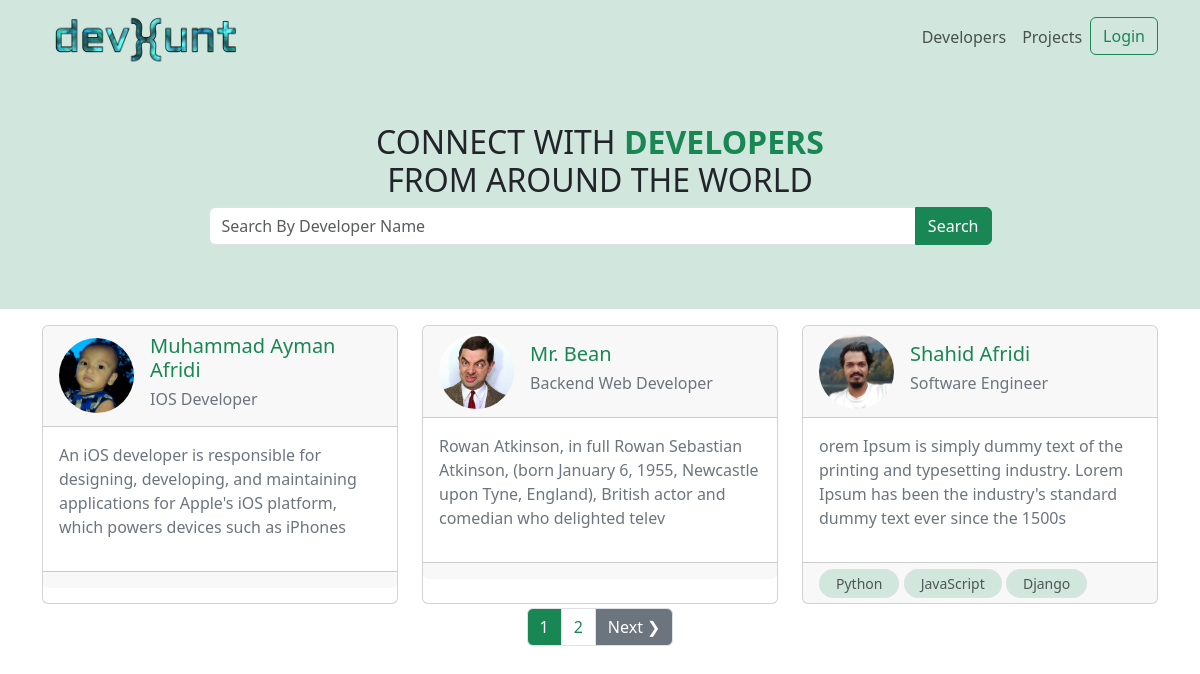
The app's page /, older data.
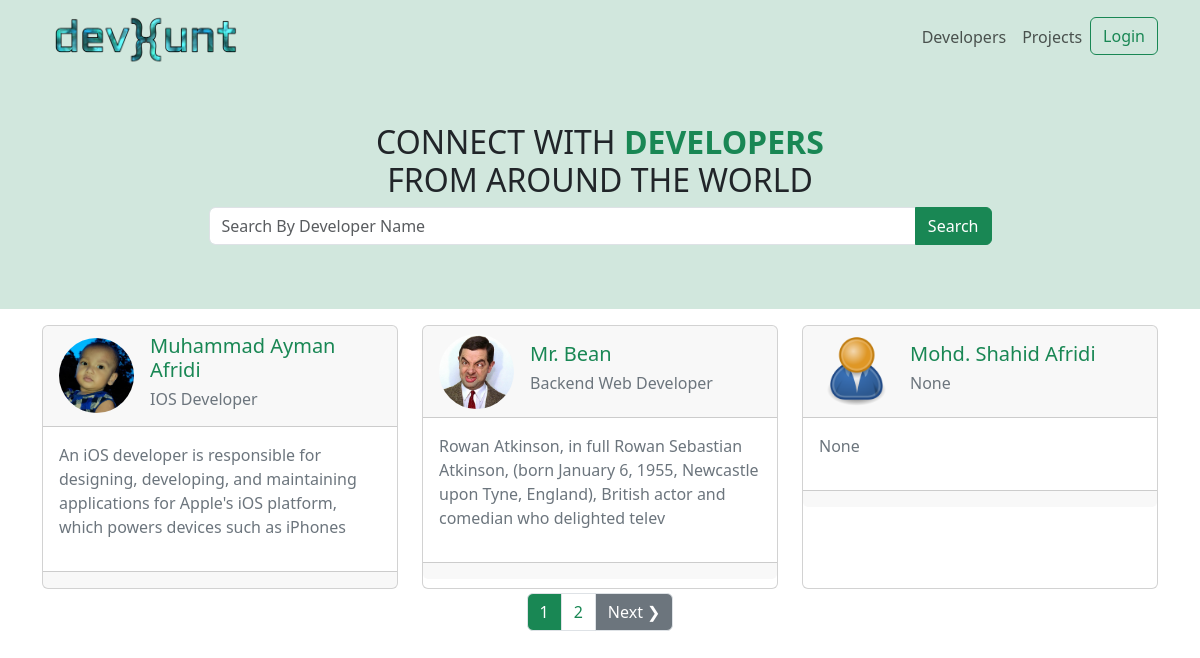
The same page, newer data.
### users/models.py (models this page shows, shortened)
class Profile(models.Model):
    user = models.OneToOneField(
        User, on_delete=models.CASCADE, blank=True, null=True)
    name = models.CharField(max_length=255, blank=True, null=True)
    email = models.EmailField(max_length=500, blank=True, null=True)
    username = models.CharField(max_length=255, blank=True, null=True)
    short_intro = models.CharField(max_length=200, blank=True, null=True)
    location = models.CharField(max_length=200, blank=True, null=True)
    bio = models.TextField(blank=True, null=True)
    profile_image = models.ImageField(
        blank=True, null=True, upload_to='profiles/', default='profiles/user-default.png')
    social_github = models.CharField(max_length=200, blank=True, null=True)
    social_twitter = models.CharField(max_length=200, blank=True, null=True)
    social_linkedin = models.CharField(max_length=200, blank=True, null=True)
    social_youtube = models.CharField(max_length=200, blank=True, null=True)
    social_website = models.CharField(max_length=200, blank=True, null=True)
    created_at = models.DateTimeField(auto_now_add=True)
    id = models.UUIDField(default=uuid.uuid4, unique=True,
                          primary_key=True, editable=False)

class Skill(models.Model):
    owner = models.ForeignKey(
        Profile, on_delete=models.CASCADE, null=True, blank=True)
    name = models.CharField(max_length=200, blank=True, null=True)
    description = models.TextField(null=True, blank=True)
    created_at = models.DateTimeField(auto_now_add=True)
    id = models.UUIDField(default=uuid.uuid4, unique=True,
                          primary_key=True, editable=False)

### users/views.py (the view)
# urls.py: path('', views.profiles, name='profiles'),
def profiles(request):
    profiles, search_query = searchProfiles(request)
    profiles, custom_range, paginator = paginateProfiles(request, profiles, 3)
    context = {
        'profiles': profiles,
        'search_query': search_query,
        'custom_range': custom_range,
        'paginator': paginator
    }
    return render(request, 'users/profiles.html', context)

### users/utils.py (called while the page is built)
def searchProfiles(request):
    search_query = ''
    if request.GET.get('search_query'):
        search_query = request.GET.get('search_query')
    skills = Skill.objects.filter(name__icontains=search_query)
    profiles = Profile.objects.distinct().filter(
        Q(name__icontains=search_query) |
        Q(short_intro__icontains=search_query) |
        Q(skill__in=skills)
    )
    return profiles, search_query

def paginateProfiles(request, profiles, results):
    page = request.GET.get('page')
    paginator = Paginator(profiles, results)
    try:
        profiles = paginator.page(page)
    except PageNotAnInteger:
        page = 1
        profiles = paginator.page(page)
    except EmptyPage:
        page = paginator.num_pages
        profiles = paginator.page(page)
    leftIndex = (int(page)-4)
    if leftIndex < 1:
        leftIndex = 1
    rightIndex = (int(page)+5)
    if rightIndex > paginator.num_pages:
        rightIndex = paginator.num_pages + 1
    custom_range = range(leftIndex, rightIndex)
    return profiles, custom_range, paginator

### users/templates/users/profiles.html (shortened to what this page needs)
{% extends 'main.html' %}
{% block content %}
<div class=" bg-success-subtle">
    <div class='container text-center p-5'>
        <h2>CONNECT WITH <span class='text-success' style="font-weight: 800;">DEVELOPERS</span> <br> FROM AROUND THE WORLD</h2>
        <form id="searchForm" action="{% url 'profiles' %}" method="get">
            <div class="input-group mb-3 m-auto w-75">
                <input type="text" class="form-control" placeholder="Search By Developer Name" name="search_query" aria-label="Recipient's username" aria-describedby="button-addon2" value={{search_query}} >
                <input class="btn  btn-success" type="submit" value="Search" id="button-addon2">
            </div>
        </form>
    </div>
</div>
<div class="container mt-3">
    <div class="row row-cols-1 row-cols-md-3 g-4">
        {% for profile in profiles %}
        <div class="col ">
            <a class="text-decoration-none " href="{% url 'profile' profile.id %}" >
          <div class="card h-100 ">
            <div class='card-header'>
                <div class='d-flex align-items-center'>
                    <div>
                        <img src="{{ profile.profile_image.url}}" class="rounded-circle" style="width: 75px;" alt="Avatar" />
                    </div>
                    <div class='ps-3'>
                        <h5 class="text-success card-title ">{{profile.name}}</h5>
                        <h6 class='text-secondary'>{{ profile.short_intro }}</h6>
                    </div>
                </div>
            </div>
            <div class="card-body">
              <p class="text-secondary">
                {{ profile.bio|slice:"150" }}
              </p>
            </div>
            </a>
            <div class="card-footer">
                {% for skill in profile.skill_set.all|slice:"3" %}
                <small class="border border-1 py-1 px-3  bg-success-subtle text-body-secondary rounded-pill">{{skill.name}}</small>
                {% endfor %}
            </div>
          </div>
        </div>
        {% endfor %}
   {% include 'pagination.html' with queryset=profiles custom_range=custom_range %}
{% endblock content %}

Row changes from the older to the newer data that the page shows:
no longer on this page (row unchanged): Profile: profile_image (picture), name "Shahid Afridi", short_intro "Software Engineer", bio "orem Ipsum is simply dummy text of the printing and typesetting industry. Lorem Ipsum has been the industry's standard dummy text ever since the 1500s"
no longer on this page (row unchanged): Skill: name "Python"
no longer on this page (row unchanged): Skill: name "JavaScript"
no longer on this page (row unchanged): Skill: name "Django"
added Profile: profile_image (placeholder picture), name "Mohd. Shahid Afridi", short_intro "None", bio "None"
